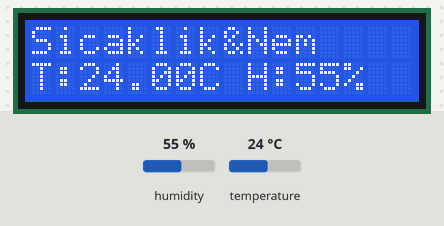
The sketch below on a simulated Arduino Uno, built with avr-gcc and run on an emulated ATmega328P. Parts: 16×2 character LCD. The test bench sets the inputs (shaded band); at power-on: humidity 55 %, temperature 24 °C.

Above: at 1.2 s.
1.3 s: humidity set to 22 %
At 2.7 s:
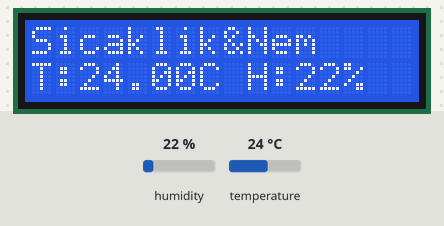
4.1 s: temperature set to 12 °C
At 5.0 s:
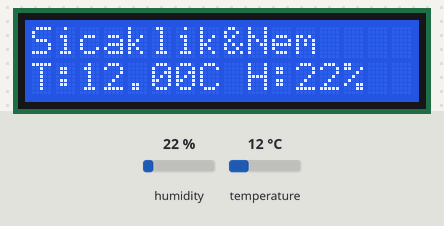
6.9 s: humidity set to 40 %
At 9.5 s:
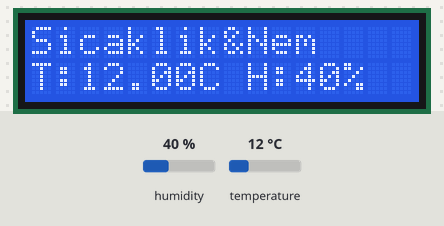
9.8 s: temperature set to 19 °C
At 11.8 s:
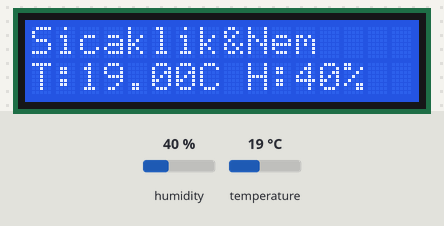
Timing chart, 0 to 13.3 s (numbered marks = the images above; inputs shaded):
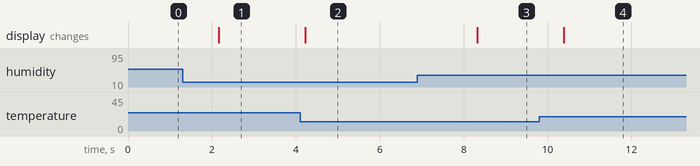

The sketch:

proje.ino
```cpp
// LCD I2C + DHT11
#include <Wire.h>
#include <LiquidCrystal_I2C.h>
#include <DHT.h>
#define DHTPIN 2
#define DHTTYPE DHT11
LiquidCrystal_I2C lcd(0x27,16,2);
DHT dht(DHTPIN, DHTTYPE);
void setup(){
  lcd.init(); lcd.backlight();
  dht.begin();
  lcd.print("Sicaklik&Nem");
}
void loop(){
  float h=dht.readHumidity();
  float t=dht.readTemperature();
  if (isnan(h)||isnan(t)) { lcd.clear(); lcd.print("Okuma Hatası"); delay(1000); return; }
  lcd.setCursor(0,1);
  lcd.print("T:"); lcd.print(t); lcd.print("C H:"); lcd.print((int)h); lcd.print("% ");
  delay(1000);
}
```

Measured:
- after the input at 1.3 s, the display: changes after 0.87 s (image 1)
- after the input at 4.1 s, the display: changes after 0.12 s (image 2)
- after the input at 6.9 s, the display: changes after 1.4 s (image 3)
- after the input at 9.8 s, the display: changes after 0.58 s (image 4)
